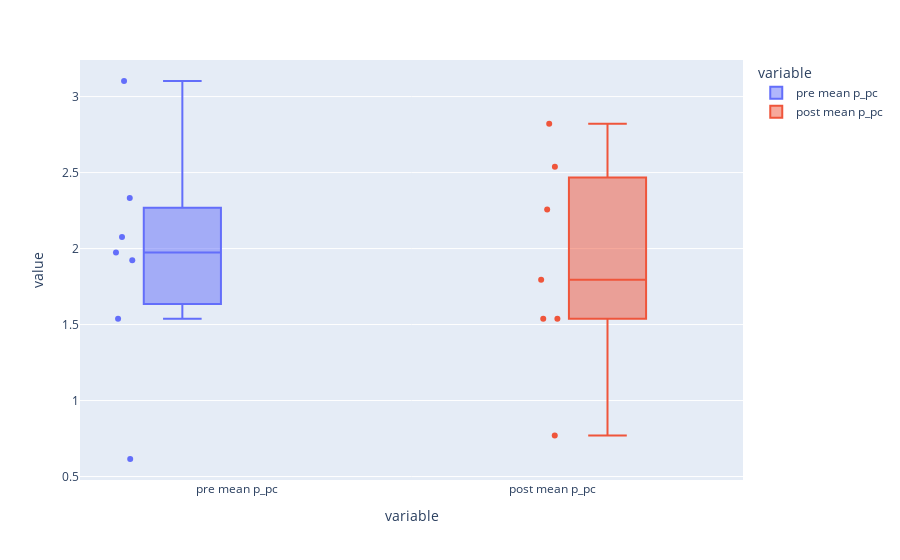

The notebook cell saved with this chart:
### Code cell
#p_pc boxplots
fig = px.box(kap_data_sd_tidy[kap_data_sd_tidy['variable'].isin(["pre mean p_pc", "post mean p_pc"])], x="variable", y='value', color="variable", points="all")
fig.show()

### Figure 1 — Plotly figure (JSON) as saved in the notebook; plotly's stock layout.template omitted (floating-point values rounded to 4 significant figures)
{"data": [{"alignmentgroup": "True", "boxpoints": "all", "hoverlabel": {"namelength": 0}, "hovertemplate": "variable=%{x}<br>value=%{y}", "legendgroup": "pre mean p_pc", "marker": {"color": "#636efa"}, "name": "pre mean p_pc", "notched": false, "offsetgroup": "pre mean p_pc", "orientation": "v", "showlegend": true, "type": "box", "x": ["pre mean p_pc", "pre mean p_pc", "pre mean p_pc", "pre mean p_pc", "pre mean p_pc", "pre mean p_pc", "pre mean p_pc"], "x0": " ", "xaxis": "x", "y": [2.333, 1.923, 0.6154, 3.103, 1.974, 2.077, 1.538], "y0": " ", "yaxis": "y"}, {"alignmentgroup": "True", "boxpoints": "all", "hoverlabel": {"namelength": 0}, "hovertemplate": "variable=%{x}<br>value=%{y}", "legendgroup": "post mean p_pc", "marker": {"color": "#EF553B"}, "name": "post mean p_pc", "notched": false, "offsetgroup": "post mean p_pc", "orientation": "v", "showlegend": true, "type": "box", "x": ["post mean p_pc", "post mean p_pc", "post mean p_pc", "post mean p_pc", "post mean p_pc", "post mean p_pc", "post mean p_pc"], "x0": " ", "xaxis": "x", "y": [1.795, 1.538, 0.7692, 2.821, 2.256, 2.538, 1.538], "y0": " ", "yaxis": "y"}], "layout": {"autosize": true, "boxmode": "group", "legend": {"title": {"text": "variable"}, "tracegroupgap": 0}, "margin": {"t": 60}, "xaxis": {"anchor": "y", "autorange": true, "categoryarray": ["pre mean p_pc", "post mean p_pc"], "categoryorder": "array", "domain": [0, 1], "range": [-0.5, 1.605], "title": {"text": "variable"}, "type": "category"}, "yaxis": {"anchor": "x", "autorange": true, "domain": [0, 1], "range": [0.4772, 3.241], "title": {"text": "value"}, "type": "linear"}}}
